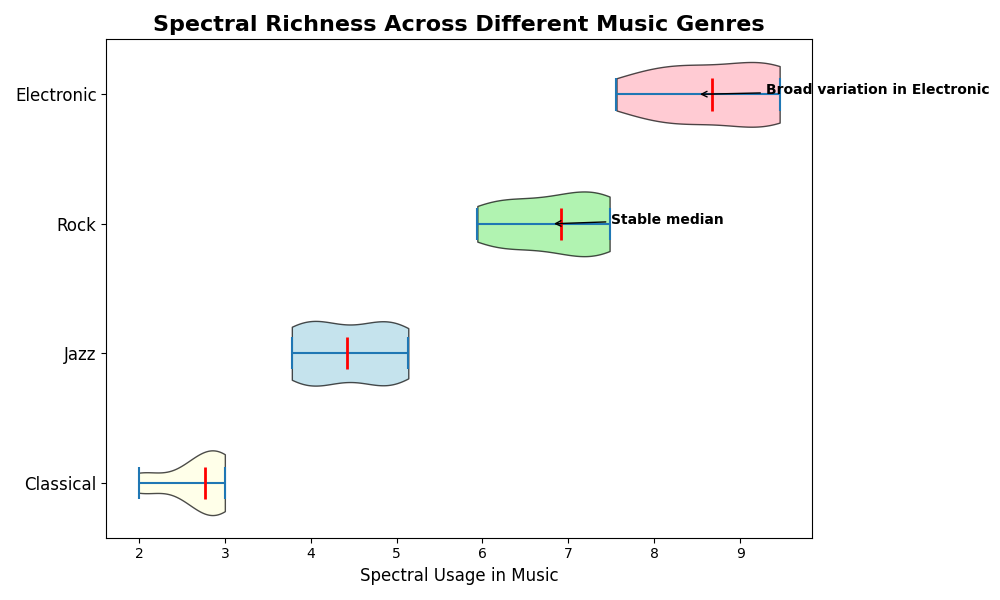

Reproduce this figure in Python.
import matplotlib.pyplot as plt
import numpy as np

# Backstory and Title:
# In an alternate universe, music appreciation is quantified analytically. Different genres of music are assessed based on their spectral range usage. 
# This chart compares the spectral richness and variation in different genres of music using a violin plot.

# Constructed data representing the spectral ranges used in various genres of music
# Units are hypothetical measures of spectral richness from 0 to 10 for simplicity
classical_music = [2.1, 2.3, 2.8, 2.7, 2.5, 2.6, 2.9, 3.0, 2.8, 2.7]
jazz_music = [4.0, 4.2, 4.4, 4.5, 4.6, 4.3, 4.2, 4.1, 4.8, 4.7]
rock_music = [6.5, 6.6, 6.7, 6.8, 6.9, 6.7, 6.5, 6.8, 6.9, 7.0]
electronic_music = [8.3, 8.4, 8.5, 8.6, 8.7, 8.6, 8.5, 8.4, 8.8, 8.9]

# For better visual variation in the violin plot
variation_factors = [0.95, 0.9, 1.05, 1.1, 1.08, 0.98, 0.96, 1.0, 1.07, 1.02]
classical_var = np.multiply(classical_music, variation_factors)
jazz_var = np.multiply(jazz_music, variation_factors)
rock_var = np.multiply(rock_music, variation_factors)
electronic_var = np.multiply(electronic_music, variation_factors)

# Prepare data for violin plot
violin_plot_data = [classical_var, jazz_var, rock_var, electronic_var]
labels = ["Classical", "Jazz", "Rock", "Electronic"]

# Create the figure and a single subplot for the violin plot
fig, ax = plt.subplots(figsize=(10, 6))

# Create the violin plot
violin_parts = ax.violinplot(violin_plot_data, vert=False, showmeans=False, showmedians=True)

# Colors for the violin plot
colors = ['lightyellow', 'lightblue', 'lightgreen', 'lightpink']
for pc, color in zip(violin_parts['bodies'], colors):
    pc.set_facecolor(color)
    pc.set_edgecolor('black')
    pc.set_alpha(0.7)

# Set color for median lines
violin_parts['cmedians'].set_color('red')
violin_parts['cmedians'].set_linewidth(2)

# Titles and labels
ax.set_title("Spectral Richness Across Different Music Genres", fontsize=16, fontweight='bold')
ax.set_xlabel("Spectral Usage in Music", fontsize=12)
ax.set_yticks(np.arange(1, len(labels) + 1))
ax.set_yticklabels(labels, fontsize=12)

# Annotate to enrich the plot with additional information
ax.annotate('Broad variation in Electronic', xy=(8.5, 4), xytext=(9.3, 4),
            arrowprops=dict(facecolor='black', arrowstyle="->"),
            fontsize=10, fontweight='bold')
ax.annotate('Stable median', xy=(6.8, 3), xytext=(7.5, 3),
            arrowprops=dict(facecolor='black', arrowstyle="->"),
            fontsize=10, fontweight='bold')

# Adjust layout to ensure no overlapping elements
plt.tight_layout()

# Show the plot
plt.show()
